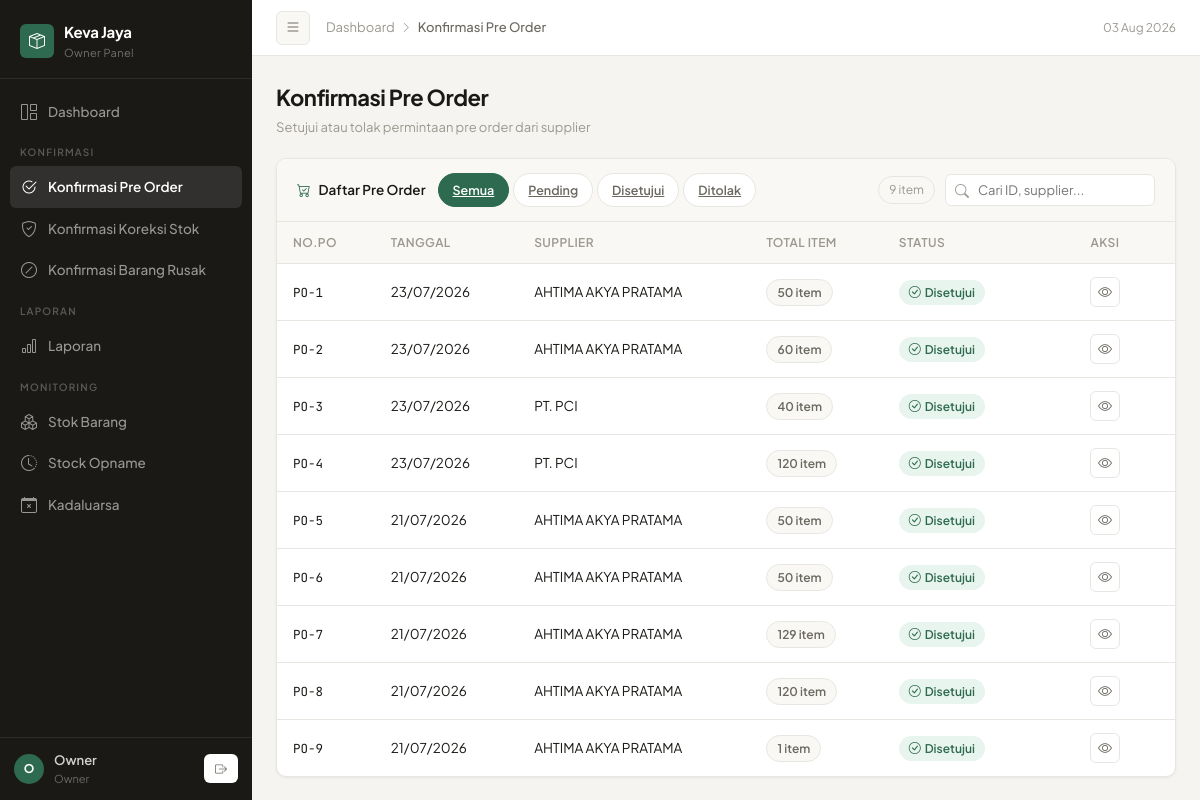
Page /owner/konfirmasi_preorder.php (signed in) on the committed database.
### tables this page shows
CREATE TABLE `pre_order` (
  `id` int(11) NOT NULL,
  `tanggal` date DEFAULT NULL,
  `supplier_id` int(11) DEFAULT NULL,
  `status` enum('pending','disetujui','ditolak') DEFAULT 'pending',
  `total_item` int(11) DEFAULT NULL,
  `total_estimasi` decimal(15,2) DEFAULT NULL,
  `catatan` text DEFAULT NULL,
  `created_by` int(11) DEFAULT NULL,
  `approved_by` int(11) DEFAULT NULL,
  `created_at` timestamp NOT NULL DEFAULT current_timestamp(),
  `is_used` tinyint(4) DEFAULT 0
);

CREATE TABLE `supplier` (
  `id` int(11) NOT NULL,
  `nama` varchar(100) NOT NULL,
  `alamat` text DEFAULT NULL,
  `telepon` varchar(20) DEFAULT NULL,
  `created_at` timestamp NOT NULL DEFAULT current_timestamp()
);

### owner/konfirmasi_preorder.php (the view, shortened to what this page needs)
<?php
require_once '../includes/functions.php';
global $conn;
$status_filter = $_GET['filter'] ?? 'semua';
if ($status_filter !== 'semua') {
    $stmtList = $conn->prepare("
        SELECT po.*, s.nama as supplier_nama
        FROM pre_order po
        LEFT JOIN supplier s ON po.supplier_id = s.id
        WHERE po.status = ?
        ORDER BY po.tanggal DESC, po.id DESC
    ");
    $stmtList->bind_param("s", $status_filter);
    $stmtList->execute();
    $result = $stmtList->get_result();
} else {
    $sql = "SELECT po.*, s.nama as supplier_nama
            FROM pre_order po
            LEFT JOIN supplier s ON po.supplier_id = s.id
            ORDER BY po.tanggal DESC, po.id DESC";
    $result = $conn->query($sql);
}
$pendingCount = $conn->query("SELECT COUNT(*) as c FROM pre_order WHERE status='pending'")->fetch_assoc()['c'] ?? 0;
$allPreorder = [];
if ($result && $result->num_rows > 0) {
    while ($row = $result->fetch_assoc()) {
        $allPreorder[$row['id']] = [
            'id' => $row['id'],
            'tanggal' => $row['tanggal'],
            'supplier_nama' => $row['supplier_nama'],
            'total_item' => $row['total_item'],
            'status' => $row['status'],
            'catatan' => $row['catatan'],
            'approved_by' => $row['approved_by']
        ];
    }
}
?>
<!DOCTYPE html>
<html lang="id">
<head>
    <link rel="stylesheet" href="https://cdn.jsdelivr.net/npm/bootstrap-icons@1.11.3/font/bootstrap-icons.min.css">
</head>
<body>
<aside class="sidebar" id="sidebar">
    <div class="sidebar-brand">
        <div class="brand-logo">
            <div class="brand-icon"><i class="bi bi-box-seam"></i></div>
            <div>
                <div class="brand-name">Keva Jaya</div>
                <div class="brand-sub">Owner Panel</div>
            </div>
        </div>
    </div>
    <nav class="sidebar-nav">
        <ul style="list-style:none;padding:0;">
            <li class="nav-item"><a href="dashboard.php" class="nav-link"><i class="bi bi-grid-1x2"></i> Dashboard</a></li>
            <div class="nav-section-label">Konfirmasi</div>
            <li class="nav-item">
                <a href="konfirmasi_preorder.php" class="nav-link active">
                    <i class="bi bi-check2-circle"></i> Konfirmasi Pre Order
                </a>
            </li>
            <li class="nav-item">
                <a href="approval_koreksi.php" class="nav-link">
                    <i class="bi bi-shield-check"></i> Konfirmasi Koreksi Stok
                </a>
            </li>
            <li class="nav-item">
                <a href="konfirmasi_rusak.php" class="nav-link">
                    <i class="bi bi-slash-circle"></i> Konfirmasi Barang Rusak
                </a>
            </li>
            <div class="nav-section-label">Laporan</div>
            <li class="nav-item"><a href="laporan.php" class="nav-link"><i class="bi bi-bar-chart"></i> Laporan</a></li>
            <div class="nav-section-label">Monitoring</div>
            <li class="nav-item"><a href="stok.php" class="nav-link"><i class="bi bi-boxes"></i> Stok Barang</a></li>
            <li class="nav-item"><a href="stock_opname.php" class="nav-link"><i class="bi bi-clock-history"></i> Stock Opname</a></li>
                      <li><a href="kadaluarsa.php" class="nav-link <?= $current_file == 'kadaluarsa.php' ? 'active' : '' ?>"><i class="bi bi-calendar-x"></i> Kadaluarsa</a></li>
        </ul>
    </nav>
    <div class="sidebar-footer">
        <div class="user-card">
            <div class="user-avatar">O</div>
            <div>
                <div class="user-name"><?= htmlspecialchars($_SESSION['username'] ?? 'Owner') ?></div>
                <div class="user-role">Owner</div>
            </div>
            <a href="../logout.php" class="btn-sm-nav" style="margin-left:auto;border:none;" title="Logout">
                <i class="bi bi-box-arrow-right"></i>
            </a>
        </div>
    </div>
</aside>
<div class="main" id="main">
    <header class="topbar">
        <button class="btn-toggle" id="sidebarToggle"><i class="bi bi-list"></i></button>
        <div class="breadcrumb-bar">
            <a href="dashboard.php">Dashboard</a>
            <i class="bi bi-chevron-right"></i>
            <span>Konfirmasi Pre Order</span>
        </div>
        <div class="topbar-right">
            <span style="font-size:12px;color:var(--text-muted);"><?= date('d M Y') ?></span>
        </div>
    </header>
    <div class="page-body">
        <div class="page-header">
            <div>
                <div class="page-title">Konfirmasi Pre Order</div>
                <div class="page-subtitle">Setujui atau tolak permintaan pre order dari supplier</div>
            </div>
        </div>
        <div class="card">
            <div class="card-head">
                <div style="display:flex;align-items:center;gap:12px;flex-wrap:wrap;">
                    <div class="card-head-title"><i class="bi bi-cart-check"></i> Daftar Pre Order</div>
                    <div class="filter-tabs">
                        <a href="?filter=semua" class="filter-tab <?= $status_filter=='semua'?'active':'' ?>">Semua</a>
                        <a href="?filter=pending" class="filter-tab <?= $status_filter=='pending'?'active':'' ?>">
                            Pending <?php if($pendingCount>0) echo "<span style='background:var(--warning);color:white;font-size:10px;padding:1px 6px;border-radius:99px;margin-left:2px;'>$pendingCount</span>"; ?>
                        </a>
                        <a href="?filter=disetujui" class="filter-tab <?= $status_filter=='disetujui'?'active':'' ?>">Disetujui</a>
                        <a href="?filter=ditolak" class="filter-tab <?= $status_filter=='ditolak'?'active':'' ?>">Ditolak</a>
                    </div>
                </div>
                <div style="display:flex;align-items:center;gap:10px;">
                    <span class="row-count" id="rowCount"></span>
                    <div class="search-wrap">
                        <input type="text" class="search-input" id="searchInput" placeholder="Cari ID, supplier...">
                    </div>
                </div>
            </div>
            <div class="table-wrap">
                <table>
                    <thead>
                        <tr>
                            <th>NO.PO</th>
                            <th>Tanggal</th>
                            <th>Supplier</th>
                            <th>Total Item</th>
                            <th>Status</th>
                            <th style="text-align:center;width:140px;">Aksi</th>
                        </tr>
                    </thead>
                    <tbody id="tableBody">
                        <?php if (!empty($allPreorder)): ?>
                            <?php
                            $no_po = 1;
                            foreach ($allPreorder as $po):
                                $badgeClass = match($po['status']) {
                                    'disetujui' => 'badge-disetujui',
                                    'ditolak'   => 'badge-ditolak',
                                    default     => 'badge-pending'
                                };
                                $badgeIcon = match($po['status']) {
                                    'disetujui' => '<i class="bi bi-check-circle"></i>',
                                    'ditolak'   => '<i class="bi bi-x-circle"></i>',
                                    default     => '<i class="bi bi-clock"></i>'
                                };
                                $status_text = match($po['status']) {
                                    'disetujui' => 'Disetujui',
                                    'ditolak'   => 'Ditolak',
                                    default     => 'Pending'
                                };
                            ?>
                            <tr data-status="<?= $po['status'] ?>" <?= $po['status']==='pending'?'class="row-pending"':'' ?>>
                                <td><span style="font-family:'JetBrains Mono',monospace;font-size:12.5px;">PO-<?= $no_po++ ?></span></td>
                                <td><?= date('d/m/Y', strtotime($po['tanggal'])) ?></td>
                                <td><?= htmlspecialchars($po['supplier_nama'] ?? '-') ?></td>
                                <td><span class="badge badge-gray"><?= (int)$po['total_item'] ?> item</span></td>
                                <td><span class="badge <?= $badgeClass ?>"><?= $badgeIcon ?> <?= $status_text ?></span></td>
                                <td>
                                    <div style="display:flex;gap:6px;justify-content:center;">
                                        <button class="btn-action-table btn-detail" data-id="<?= $po['id'] ?>" data-tooltip="Detail">
                                            <i class="bi bi-eye"></i>
                                        </button>
                                    </div>
                                </td>
                            </tr>
                            <?php endforeach; ?>
                        <?php else: ?>
                            <tr><td colspan="6"><div class="empty-state"><i class="bi bi-inbox"></i><p>Belum ada data Pre Order</p></div></td></tr>
                        <?php endif; ?>
                    </tbody>
                </table>
            </div>
        </div>
    </div>
</div>
</body>
</html>

### rows in the picture
pre_order: tanggal "23/07/2026", supplier.nama "AHTIMA AKYA PRATAMA", total_item "50", status "Disetujui"
pre_order: tanggal "23/07/2026", supplier.nama "AHTIMA AKYA PRATAMA", total_item "60", status "Disetujui"
pre_order: tanggal "23/07/2026", supplier.nama "PT. PCI", total_item "40", status "Disetujui"
pre_order: tanggal "23/07/2026", supplier.nama "PT. PCI", total_item "120", status "Disetujui"
pre_order: tanggal "21/07/2026", supplier.nama "AHTIMA AKYA PRATAMA", total_item "50", status "Disetujui"
pre_order: tanggal "21/07/2026", supplier.nama "AHTIMA AKYA PRATAMA", total_item "50", status "Disetujui"
pre_order: tanggal "21/07/2026", supplier.nama "AHTIMA AKYA PRATAMA", total_item "129", status "Disetujui"
pre_order: tanggal "21/07/2026", supplier.nama "AHTIMA AKYA PRATAMA", total_item "120", status "Disetujui"

### other values in the picture
$_SESSION['username'] "Owner"
date('d/m/Y', strtotime($po['tanggal'])) "21/07/2026"
$po['supplier_nama'] "AHTIMA AKYA PRATAMA"
$po['total_item'] "1"
$status_text "Disetujui"
